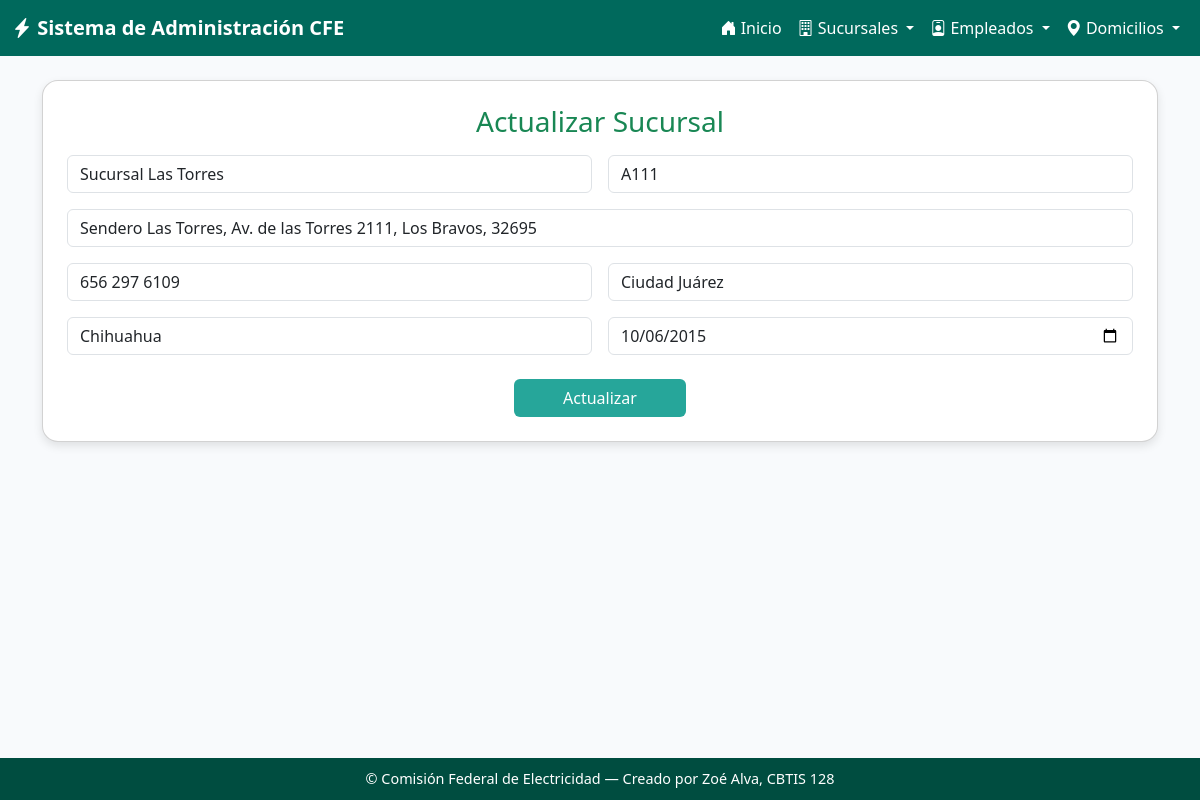
Page /sucursales/actualizar/1/ on the committed database.
### app_CFE/models.py (models this page shows, shortened)
class Sucursal(models.Model):
    nombre = models.CharField(max_length=100)
    clave = models.CharField(max_length=50)
    direccion = models.CharField(max_length=200)
    telefono = models.CharField(max_length=20)
    ciudad = models.CharField(max_length=100)
    estado = models.CharField(max_length=100)
    fecha_apertura = models.DateField()

### app_CFE/views.py (the view, shortened to what this page needs)
# urls.py: path('sucursales/actualizar/<int:id>/', views.actualizar_sucursal, name='actualizar_sucursal'),
def actualizar_sucursal(request, id):
    sucursal = get_object_or_404(Sucursal, id=id)
    return render(request, 'sucursal/actualizar_sucursal.html', {'sucursal': sucursal})

### app_CFE/templates/sucursal/actualizar_sucursal.html (shortened to what this page needs)
{% extends 'base.html' %}
{% block content %}
<div class="card p-4">
    <h3 class="text-center text-success mb-3">Actualizar Sucursal</h3>
    <form method="POST" action="{% url 'realizar_actualizacion_sucursal' sucursal.id %}">
        <div class="row g-3">
        <div class="col-md-6"><input type="text" name="nombre" class="form-control" value="{{ sucursal.nombre }}"></div>
        <div class="col-md-6"><input type="text" name="clave" class="form-control" value="{{ sucursal.clave }}"></div>
        <div class="col-md-12"><input type="text" name="direccion" class="form-control" value="{{ sucursal.direccion }}"></div>
        <div class="col-md-6"><input type="text" name="telefono" class="form-control" value="{{ sucursal.telefono }}"></div>
        <div class="col-md-6"><input type="text" name="ciudad" class="form-control" value="{{ sucursal.ciudad }}"></div>
        <div class="col-md-6"><input type="text" name="estado" class="form-control" value="{{ sucursal.estado }}"></div>
        <div class="col-md-6"><input type="date" name="fecha_apertura" class="form-control" value="{{ sucursal.fecha_apertura|date:'Y-m-d' }}"></div>
        </div>
        <div class="text-center mt-4">
        <button class="btn btn-custom px-5">Actualizar</button>
        </div>
    </form>
</div>
{% endblock %}

### app_CFE/templates/header.html (style rules this page uses)
body { background-color: #f8fafc; color: #212529; font-family: 'Segoe UI', sans-serif; }
.btn-custom { background-color: #26a69a; color: white; }
.card { border-radius: 1rem; box-shadow: 0 4px 10px rgba(0,0,0,0.1); }

### rows in the picture
Sucursal: nombre "Sucursal Las Torres", clave "A111", direccion "Sendero Las Torres, Av. de las Torres 2111, Los Bravos, 32695", telefono "656 297 6109", ciudad "Ciudad Juárez", estado "Chihuahua", fecha_apertura "10/06/2015"
